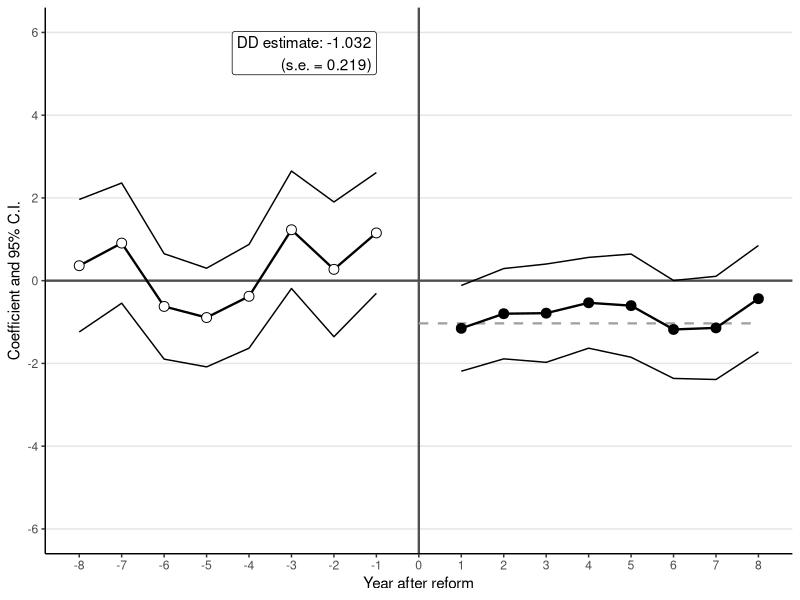
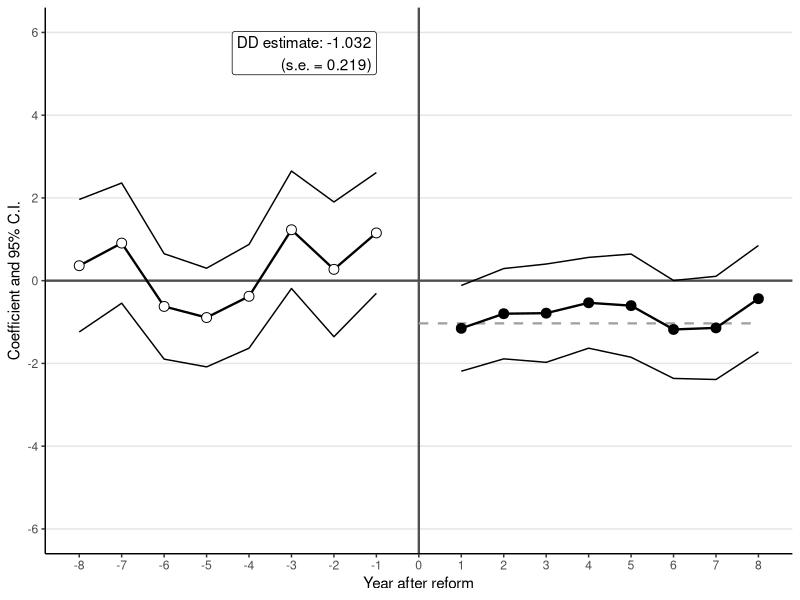

Source code (R) for these figures, in order:
## ---- chunk 1
#| label: packages
library(haven)     # read Stata .dta files
library(dplyr)
library(tidyr)
library(ggplot2)
library(sandwich)  # robust covariance, as in Stata's `, r` option
## ---- chunk 2
#| label: load
# Stata (l. 338-348):
#   use ab_rh_police_and_crime_jeea_london_main1.dta, clear
#   gen treat = (dist_mls<=4 & city==0)
#   gen uncertain = (dist_mls<=7 & city==0 & treat==0)
#   gen area = .
#     replace area = 1 if city==1
#     replace area = 2 if treat==0 & city==0
#     replace area = 3 if uncertain==1
#     replace area = 4 if treat==1
#     label define area 1 "city" 2 "control" 3 "uncertain" 4 "treatment" 5 "overall"
#     label values area area
trials <- read_dta(
  "ab_rh_police_and_crime_jeea_data/ab_rh_police_and_crime_jeea_london_main1.dta"
) |>
  mutate(
    treat     = as.integer(dist_mls <= 4 & city == 0),
    uncertain = as.integer(dist_mls <= 7 & city == 0 & treat == 0),
    area = case_when(
      city == 1      ~ 1L,  # city: City of London
      treat == 1     ~ 4L,  # treatment: within 4 miles of Charing Cross
      uncertain == 1 ~ 3L,  # uncertain: 4-7 miles
      TRUE           ~ 2L   # control: beyond 7 miles
    )
  )
## ---- chunk 3
#| label: panel
# Stata (l. 350-371):
#   gen crimes = 1
#   collapse (sum) crimes, by(year month area treat uncertain offsubcat_comb)
#   fillin year month area offsubcat_comb
#   replace crimes=0 if _fillin==1 & crimes==.
#   drop _fillin
#   replace treat=1 if area==4 & treat==.
#   replace treat=0 if area!=4 & treat==.
#   replace uncertain=1 if area==3 & uncertain==.
#   replace uncertain=0 if area!=3 & uncertain==.
#   reshape wide crimes, i(year month area treat uncertain) j(offsubcat_comb) string
#   rename crimesrobbery_combined robbery
panel <- trials |>
  count(year, month, area, offsubcat_comb, name = "crimes") |>
  complete(year, month, area, offsubcat_comb, fill = list(crimes = 0L)) |>
  filter(offsubcat_comb == "robbery_combined") |>
  transmute(year, month, area,
            treat     = as.integer(area == 4),
            uncertain = as.integer(area == 3),
            robbery   = crimes)

stopifnot(nrow(panel) == 17 * 12 * 4)  # 1821-1837 x 12 months x 4 areas
## ---- chunk 4
#| label: event
# Stata (l. 383-411):
#   gen post1829 = 0
#   replace post1829 = 1 if year>=1830
#   replace post1829 = 1 if year==1829 & month>=9
#   gen date = ym(year,month)
#   format date %tm
#   gen event = .
#     replace event = 1 if date>=tm(1821m1) & date<=tm(1821m8)
#     replace event = 2 if date>=tm(1821m9) & date<=tm(1822m8)
#     ...
#     replace event = 9 if date>=tm(1828m9) & date<=tm(1829m8)
#     replace event = 10 if date>=tm(1829m9) & date<=tm(1830m8)
#     ...
#     replace event = 16 if date>=tm(1835m9) & date<=tm(1836m8)
#     replace event = 17 if date>=tm(1836m9)
panel <- panel |>
  mutate(
    post1829 = as.integer(year >= 1830 | (year == 1829 & month >= 9)),
    # A new bin starts each September; bin 17 runs to the end of the sample.
    event = as.integer(pmin(year - 1820 + (month >= 9), 17))
  )

# Check the bins against the Stata date ranges.
panel |>
  mutate(ym = sprintf("%d-%02d", year, month)) |>
  group_by(event) |>
  summarise(from = min(ym), to = max(ym))
## ---- chunk 5
#| label: event-study
# Stata (l. 414-428), with y = robbery:
#   foreach y in burglary robbery homicide{
#   reg `y' 1.event#1.treat 2.event#1.treat 3.event#1.treat 4.event#1.treat ///
#       5.event#1.treat 6.event#1.treat 7.event#1.treat 8.event#1.treat ///
#       10.event#1.treat 11.event#1.treat 12.event#1.treat 13.event#1.treat ///
#       14.event#1.treat 15.event#1.treat 16.event#1.treat 17.event#1.treat ///
#       1.event#1.uncertain 2.event#1.uncertain ... 8.event#1.uncertain ///
#       10.event#1.uncertain ... 17.event#1.uncertain ///
#       i.year i.month i.area, r
bins <- setdiff(1:17, 9)
for (b in bins) {
  panel[[paste0("treat_ev", b)]]     <- panel$treat     * (panel$event == b)
  panel[[paste0("uncertain_ev", b)]] <- panel$uncertain * (panel$event == b)
}
es_terms <- c(paste0("treat_ev", bins), paste0("uncertain_ev", bins))

es_fit <- lm(
  reformulate(c(es_terms, "factor(year)", "factor(month)", "factor(area)"),
              response = "robbery"),
  data = panel
)
## ---- chunk 6
#| label: parmest
# Stata (l. 429-457):
#   parmest, level(90 95) saving(esd_`y', replace)
#   use esd_`y', clear
#   keep parm estimate min95 max95 min90 max90
#   keep if min95!=0 & max95!=0
#   keep if min90!=0 & max90!=0
#   rename estimate coef
#   gen id = "."
#   replace id = "treatment" if _n>=1 & _n<=16
#   replace id = "uncertain" if _n>=17 & _n<=32
#   drop if id=="."
#   bys id: gen t = _n
#   replace t = t-8
#   replace t = t-1 if t<=0
#   expand 2 if t==-1, gen(flag)
#   replace t = 0 if flag==1
#   replace coef = 0 if flag==1
#   replace min95 = 0 if flag==1
#   replace max95 = 0 if flag==1
#   ...
#   sort id t
robust_ci <- function(fit) {
  b    <- coef(fit)
  se   <- sqrt(diag(vcovHC(fit, type = "HC1")))
  crit <- qt(0.975, df.residual(fit))
  tibble(term = names(b), coef = b, se = se,
         min95 = b - crit * se, max95 = b + crit * se)
}

es_coefs <- robust_ci(es_fit) |>
  filter(term %in% paste0("treat_ev", bins)) |>
  mutate(t = as.integer(sub("treat_ev", "", term)) - 9L,
         period = if_else(t < 0, "pre", "post"))
es_coefs
## ---- chunk 7
#| label: dd
# Stata, table3 block (l. 764-773), with y = robbery:
#   gen post1829 = 0
#   replace post1829 = 1 if year>=1830
#   replace post1829 = 1 if year==1829 & month>=9
#   reg `y' 1.treat#1.post1829 1.uncertain#1.post1829 ///
#       i.year i.month i.area, r
# Hard-coded label values in the figure4 block (l. 466-471):
#   if temp == "robbery"{
#     local ddc_t = -1.032
#     local dds_t = 0.129
#     ...
#   }
dd_fit <- lm(robbery ~ treat:post1829 + uncertain:post1829 +
               factor(year) + factor(month) + factor(area),
             data = panel)
dd <- robust_ci(dd_fit) |> filter(term == "treat:post1829")
dd

# Table 3, panel B, column (1): -1.032 (0.219)
stopifnot(abs(dd$coef - (-1.032)) < 5e-4, abs(dd$se - 0.219) < 5e-4)
## ---- chunk 8
#| label: figure4b1
#| fig-cap: "Figure 4(b.1): Robbery, Treated."
#| fig-width: 6
#| fig-height: 5
# Stata (l. 479-498):
#   gen ddc = `ddc_t' if id=="treatment"
#   twoway ///
#   (connected coef t if t<0 & id=="treatment", msymbol(Oh) mcolor(gs0) msize(large) lw(medthick) lc(gs0)) ///
#   (connected coef t if t>0 & id=="treatment", msymbol(O) mcolor(gs0)  msize(large) lw(medthick) lc(gs0)) ///
#   (line min95 t if t<0 & id=="treatment", lcolor(gs0) lw(med) lp(solid)) ///
#   (line min95 t if t>0 & id=="treatment", lcolor(gs0) lw(med) lp(solid)) ///
#   (line max95 t if t<0 & id=="treatment", lcolor(gs0) lw(med) lp(solid)) ///
#   (line max95 t if t>0 & id=="treatment", lcolor(gs0) lw(med) lp(solid)) ///
#   (line ddc t if t>=0 & id=="treatment", lc(gs10) lp(dash) lw(medthick)), ///
#   xline(0, lc(gs5) lw(medthick)) ///
#   yline(0, lc(gs5) lw(medthick)) ///
#   xlabel(-8(1)8) ///
#   ylabel(-6(2)6) ///
#   text(5.5 -1 "DD estimate: `ddc_t'" "(s.e. = `dds_t')", ///
#   size(medium) placement(w) box fc(white)) ///
#   ytitle("Coefficient and 95% C.I.") xtitle("Year after reform") ///
#   graphregion(color(white)) bgcolor(white) legend(off)
#   graph export "figure4_`y'_1.pdf", replace
fig4b1 <- ggplot(es_coefs, aes(t, coef, group = period)) +
  geom_vline(xintercept = 0, colour = "grey31", linewidth = 0.8) +
  geom_hline(yintercept = 0, colour = "grey31", linewidth = 0.8) +
  annotate("segment", x = 0, xend = 8, y = dd$coef, yend = dd$coef,
           colour = "grey63", linetype = "dashed", linewidth = 0.8) +
  geom_line(aes(y = min95), linewidth = 0.5) +
  geom_line(aes(y = max95), linewidth = 0.5) +
  geom_line(linewidth = 0.8) +
  geom_point(aes(shape = period), size = 3, fill = "white") +
  scale_shape_manual(values = c(pre = 21, post = 19), guide = "none") +
  annotate("label", x = -1, y = 5.5, hjust = 1,
           label = sprintf("DD estimate: %.3f\n(s.e. = %.3f)", dd$coef, dd$se)) +
  scale_x_continuous(breaks = -8:8) +
  scale_y_continuous(breaks = seq(-6, 6, 2)) +
  expand_limits(y = c(-6, 6)) +
  labs(x = "Year after reform", y = "Coefficient and 95% C.I.") +
  theme_classic() +
  theme(panel.grid.major.y = element_line(colour = "grey90"))  # Stata's default y grid
fig4b1

dir.create("output", showWarnings = FALSE)
ggsave("output/figure4_robbery_1.pdf", fig4b1, width = 6, height = 5)
